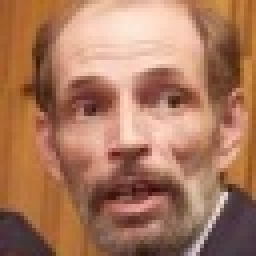
#> input picture other_people/Alejandro_Atchugarry_0002.jpg, 64 x 64 px, given in place of the camera (shown 4 times larger)
$ python Myproject.py
#> lines starting #> are read from the running program, lines starting #| are printed output that depends on the picture; after the words box and inside, x2 and y2 are one past the last pixel; in counts of white or black regions, pixels touching at a corner belong together
#> further down, frame is the input picture: shape (64, 64, 3); mean B, G, R 94.4, 120.3, 169.7
import numpy as np
import cv2
from time import clock
import threading
from time import ctime,sleep


lk_params = dict(winSize = (15,15), maxLevel = 2, criteria = (cv2.TERM_CRITERIA_EPS | cv2.TERM_CRITERIA_COUNT, 10, 0.03))
feature_params = dict(
    maxCorners = 500,
    qualityLevel = 0.3,
    minDistance = 7,
    blockSize = 7)
cascade_path = "haarcascade_frontalface_default.xml"
cap = cv2.VideoCapture(0)
faceFlag = False
rectGlobal = []
class LK:
    def __init__(self,vedio_src):
        self.track_len = 10
        self.detect_interval = 5
        self.tracks = []
        self.cam = cap
        self.frame_idx = 0
        self.face = False
    def run(self):
        while True:
            if len(rectGlobal)<1:continue
            try:
                ret, frame = self.cam.read()
                x, y = rectGlobal[0][0:2]
                w, h = rectGlobal[0][2:4]
                frame = frame[y - 10:y + h, x:x + w]

                frame_gray = cv2.cvtColor(frame, cv2.COLOR_BGR2GRAY)
                if ret == True:
                    frame_gray = cv2.cvtColor(frame, cv2.COLOR_BGR2GRAY)
                    vis = frame.copy()
                    if len(self.tracks) > 0:
                        img0, img1 = self.prev_gray, frame_gray
                        p0 = np.float32([tr[-1] for tr in self.tracks]).reshape(-1, 1, 2)
                        p1, st, err = cv2.calcOpticalFlowPyrLK(img0, img1, p0, None, **lk_params)
                        p0r, st, err = cv2.calcOpticalFlowPyrLK(img1, img0, p1, None, **lk_params)
                        d = abs(p0 - p0r).reshape(-1, 2).max(-1)
                        good = d < 1
                        new_tracks = []
                        for tr, (x, y), good_flag in zip(self.tracks, p1.reshape(-1, 2), good):
                            if not good_flag:
                                continue
                            tr.append((x, y))
                            if len(tr) > self.track_len:
                                del tr[0]
                            new_tracks.append(tr)
                            cv2.circle(vis, (x, y), 2, (0, 255, 0), -1)
                        self.tracks = new_tracks
                        '''-------------------------------------------------'''
                        good_new = p1[st == 1]
                        good_old = p0r[st == 1]
                        diff_x = 0
                        diff_y = 0
                        count = 0
                        for i, (new, old) in enumerate(zip(good_new, good_old)):
                            a, b = new.ravel()
                            c, d = old.ravel()
                            diff_x = diff_x + (c - a)
                            diff_y = diff_y + (d - b)
                            count += 1
                        # print rectGlobal
                        rectGlobal[0][0] = rectGlobal[0][0] - int(diff_x / count)
                        rectGlobal[0][1] = rectGlobal[0][1] - int(diff_y / count)
                        rectGlobal[0][2] = rectGlobal[0][2] - int(diff_x / count)
                        rectGlobal[0][3] = rectGlobal[0][3] - int(diff_y / count)
                        # cv2.rectangle(vis, tuple(rr[0:2]), tuple(rr[0:2] + rr[2:4]), (0,255,0), thickness=2)
                        '''---------------------------------------------------'''
                        cv2.polylines(vis, [np.int32(tr) for tr in self.tracks], False, (0, 255, 0))
                    if self.frame_idx % self.detect_interval == 0:
                        mask = np.zeros_like(frame_gray)
                        mask[:] = 255
                        for x, y in [np.int32(tr[-1]) for tr in self.tracks]:
                            cv2.circle(mask, (x, y), 5, 0, -1)
                        p = cv2.goodFeaturesToTrack(frame_gray, mask=mask, **feature_params)
                        if p is not None:
                            for x, y in np.float32(p).reshape(-1, 2):
                                self.tracks.append([(x, y)])
                    self.frame_idx += 1
                    self.prev_gray = frame_gray
                    # cv2.imshow('lk_track', vis)
                ch = 0xFF & cv2.waitKey(1)
                if ch == 27:
                    break

            except:

                    self.frame_idx += 1
                    self.prev_gray = frame_gray
                    continue

def getRectangle(frame):
    cascade = cv2.CascadeClassifier(cascade_path)  # face
    frame_gray = cv2.cvtColor(frame,cv2.COLOR_BGR2GRAY)
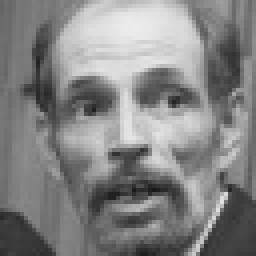
#> frame_gray: shape (64, 64) (shown 4 times larger); min 22, max 237, mean 132.1
    facerect = cascade.detectMultiScale(frame_gray, scaleFactor=1.2, minNeighbors=3, minSize=(10, 10))  # face
#> facerect = [[5, 4, 55, 55]]
    color = (255, 255, 255)
    rect = []
    for r in facerect:
        rect.append(r)
#> this loop made 1 pass
#> after the loop, rect = [[5, 4, 55, 55]]
    return rect
def LKrun():
    LK(0).run()

if __name__ == "__main__":
    ind = -1
    t = threading.Thread(target=LKrun)
    t.setDaemon(True)
    t.start()
    while True:
        ind = ind +1
        _, frame = cap.read()
        if ind % 50 == 0:
            if ind > 50000: ind = 0
            rectGlobal = getRectangle(frame)
#> rectGlobal = [[5, 4, 55, 55]]
            while len(rectGlobal)>1:
                rectGlobal = getRectangle(frame)
#> this loop made 0 passes
        for r in rectGlobal:
            color = (255, 255, 255)
            cv2.rectangle(frame, tuple(r[0:2]), tuple(r[0:2] + r[2:4]), color, thickness=2)
#> this loop made 1 pass
#> (r, color) on pass 1: ([5, 4, 55, 55], (255, 255, 255))
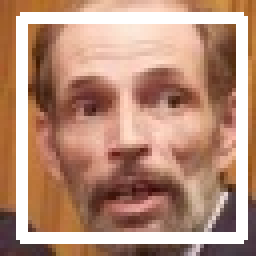
#> frame: shape (64, 64, 3) (shown 4 times larger); 16.02% of pixels changed, all inside (x1, y1, x2, y2) = (4, 3, 62, 61)
        cv2.imshow("win", frame)
        ch = 0xFF & cv2.waitKey(1)
#> (key Esc is pressed here)
        if ch == 27:
            break

$ run again, on other_people/Debra_Messing_0003.jpg
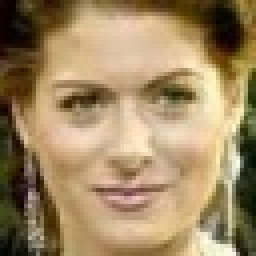
#> input picture other_people/Debra_Messing_0003.jpg, 64 x 64 px, given in place of the camera (shown 4 times larger)
#> frame is the input picture: shape (64, 64, 3); mean B, G, R 99, 136.1, 159.8
#> in getRectangle, `frame_gray = cv2.cvtColor(frame,cv2.COLOR_BGR2GRAY)`:
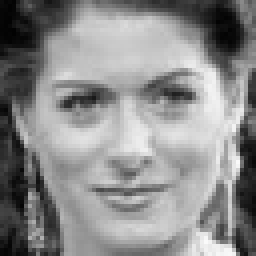
#> frame_gray: shape (64, 64) (shown 4 times larger); min 2, max 250, mean 138.9
#> facerect = [[5, 4, 55, 55]]
#> the loop in getRectangle, `for r in facerect:` made 1 pass
#> the loop `for r in rectGlobal:` made 1 pass
#> (r, color) on pass 1: ([5, 4, 55, 55], (255, 255, 255))
#> after the loop `for r in rectGlobal:`:
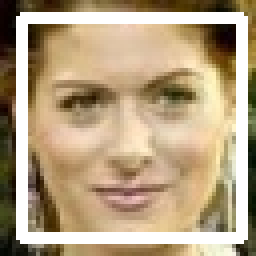
#> frame: shape (64, 64, 3) (shown 4 times larger); 16.02% of pixels changed, all inside (x1, y1, x2, y2) = (4, 3, 62, 61)

$ run again, on other_people/Milton_Berle_0001.jpg
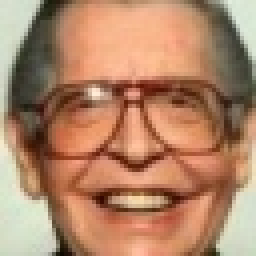
#> input picture other_people/Milton_Berle_0001.jpg, 64 x 64 px, given in place of the camera (shown 4 times larger)
#> frame is the input picture: shape (64, 64, 3); mean B, G, R 104, 133.1, 177.5
#> in getRectangle, `frame_gray = cv2.cvtColor(frame,cv2.COLOR_BGR2GRAY)`:
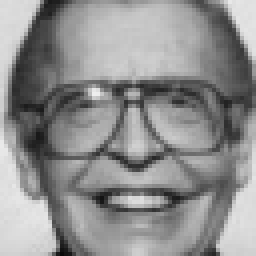
#> frame_gray: shape (64, 64) (shown 4 times larger); min 10, max 238, mean 143.1
#> facerect = [[4, 3, 58, 58]]
#> the loop in getRectangle, `for r in facerect:` made 1 pass
#> the loop `for r in rectGlobal:` made 1 pass
#> (r, color) on pass 1: ([4, 3, 58, 58], (255, 255, 255))
#> after the loop `for r in rectGlobal:`:
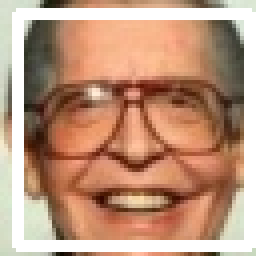
#> frame: shape (64, 64, 3) (shown 4 times larger); 16.89% of pixels changed, all inside (x1, y1, x2, y2) = (3, 2, 64, 63)
